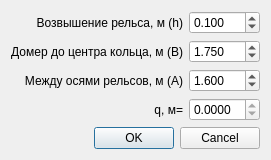
<?xml version="1.0" encoding="UTF-8"?>
<ui version="4.0">
 <class>CalcQ</class>
 <widget class="QDialog" name="CalcQ">
  <property name="geometry">
   <rect>
    <x>0</x>
    <y>0</y>
    <width>265</width>
    <height>158</height>
   </rect>
  </property>
  <property name="windowTitle">
   <string>Вычисление &quot;q&quot;</string>
  </property>
  <layout class="QGridLayout" name="gridLayout">
   <item row="3" column="2">
    <widget class="QDoubleSpinBox" name="doubleq">
     <property name="readOnly">
      <bool>true</bool>
     </property>
     <property name="decimals">
      <number>4</number>
     </property>
    </widget>
   </item>
   <item row="0" column="1">
    <widget class="QLabel" name="label">
     <property name="text">
      <string>Возвышение рельса, м (h)</string>
     </property>
     <property name="alignment">
      <set>Qt::AlignRight|Qt::AlignTrailing|Qt::AlignVCenter</set>
     </property>
    </widget>
   </item>
   <item row="0" column="0">
    <spacer name="horizontalSpacer">
     <property name="orientation">
      <enum>Qt::Horizontal</enum>
     </property>
     <property name="sizeHint" stdset="0">
      <size>
       <width>22</width>
       <height>20</height>
      </size>
     </property>
    </spacer>
   </item>
   <item row="2" column="2">
    <widget class="QDoubleSpinBox" name="doubleA">
     <property name="decimals">
      <number>3</number>
     </property>
     <property name="maximum">
      <double>2.000000000000000</double>
     </property>
     <property name="singleStep">
      <double>0.100000000000000</double>
     </property>
     <property name="value">
      <double>1.600000000000000</double>
     </property>
    </widget>
   </item>
   <item row="2" column="0" colspan="2">
    <widget class="QLabel" name="label_3">
     <property name="text">
      <string>Между осями рельсов, м (А)</string>
     </property>
     <property name="alignment">
      <set>Qt::AlignRight|Qt::AlignTrailing|Qt::AlignVCenter</set>
     </property>
    </widget>
   </item>
   <item row="3" column="1">
    <widget class="QLabel" name="label_5">
     <property name="text">
      <string>q, м=</string>
     </property>
     <property name="alignment">
      <set>Qt::AlignRight|Qt::AlignTrailing|Qt::AlignVCenter</set>
     </property>
    </widget>
   </item>
   <item row="1" column="0" colspan="2">
    <widget class="QLabel" name="label_2">
     <property name="text">
      <string>Домер до центра кольца, м (B)</string>
     </property>
     <property name="alignment">
      <set>Qt::AlignRight|Qt::AlignTrailing|Qt::AlignVCenter</set>
     </property>
    </widget>
   </item>
   <item row="1" column="2">
    <widget class="QDoubleSpinBox" name="doubleB">
     <property name="decimals">
      <number>3</number>
     </property>
     <property name="maximum">
      <double>5.000000000000000</double>
     </property>
     <property name="singleStep">
      <double>0.500000000000000</double>
     </property>
     <property name="value">
      <double>1.750000000000000</double>
     </property>
    </widget>
   </item>
   <item row="4" column="2">
    <spacer name="verticalSpacer">
     <property name="orientation">
      <enum>Qt::Vertical</enum>
     </property>
     <property name="sizeHint" stdset="0">
      <size>
       <width>20</width>
       <height>7</height>
      </size>
     </property>
    </spacer>
   </item>
   <item row="5" column="0" colspan="3">
    <widget class="QDialogButtonBox" name="buttonBox">
     <property name="orientation">
      <enum>Qt::Horizontal</enum>
     </property>
     <property name="standardButtons">
      <set>QDialogButtonBox::Cancel|QDialogButtonBox::Ok</set>
     </property>
    </widget>
   </item>
   <item row="0" column="2">
    <widget class="QDoubleSpinBox" name="doubleh">
     <property name="readOnly">
      <bool>false</bool>
     </property>
     <property name="decimals">
      <number>3</number>
     </property>
     <property name="maximum">
      <double>1.000000000000000</double>
     </property>
     <property name="singleStep">
      <double>0.050000000000000</double>
     </property>
     <property name="value">
      <double>0.100000000000000</double>
     </property>
    </widget>
   </item>
  </layout>
 </widget>
 <resources/>
 <connections/>
</ui>
